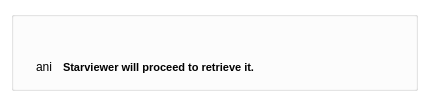
<?xml version="1.0" encoding="UTF-8"?>
<ui version="4.0">
 <class>udg::QPopUpRISRequestsScreenBase</class>
 <widget class="QDialog" name="udg::QPopUpRISRequestsScreenBase">
  <property name="geometry">
   <rect>
    <x>0</x>
    <y>0</y>
    <width>429</width>
    <height>102</height>
   </rect>
  </property>
  <property name="palette">
   <palette>
    <active>
     <colorrole role="Text">
      <brush brushstyle="SolidPattern">
       <color alpha="255">
        <red>0</red>
        <green>0</green>
        <blue>0</blue>
       </color>
      </brush>
     </colorrole>
     <colorrole role="Base">
      <brush brushstyle="SolidPattern">
       <color alpha="255">
        <red>255</red>
        <green>255</green>
        <blue>255</blue>
       </color>
      </brush>
     </colorrole>
     <colorrole role="Window">
      <brush brushstyle="SolidPattern">
       <color alpha="255">
        <red>255</red>
        <green>255</green>
        <blue>255</blue>
       </color>
      </brush>
     </colorrole>
    </active>
    <inactive>
     <colorrole role="Text">
      <brush brushstyle="SolidPattern">
       <color alpha="255">
        <red>0</red>
        <green>0</green>
        <blue>0</blue>
       </color>
      </brush>
     </colorrole>
     <colorrole role="Base">
      <brush brushstyle="SolidPattern">
       <color alpha="255">
        <red>255</red>
        <green>255</green>
        <blue>255</blue>
       </color>
      </brush>
     </colorrole>
     <colorrole role="Window">
      <brush brushstyle="SolidPattern">
       <color alpha="255">
        <red>255</red>
        <green>255</green>
        <blue>255</blue>
       </color>
      </brush>
     </colorrole>
    </inactive>
    <disabled>
     <colorrole role="Text">
      <brush brushstyle="SolidPattern">
       <color alpha="255">
        <red>117</red>
        <green>116</green>
        <blue>118</blue>
       </color>
      </brush>
     </colorrole>
     <colorrole role="Base">
      <brush brushstyle="SolidPattern">
       <color alpha="255">
        <red>255</red>
        <green>255</green>
        <blue>255</blue>
       </color>
      </brush>
     </colorrole>
     <colorrole role="Window">
      <brush brushstyle="SolidPattern">
       <color alpha="255">
        <red>255</red>
        <green>255</green>
        <blue>255</blue>
       </color>
      </brush>
     </colorrole>
    </disabled>
   </palette>
  </property>
  <property name="windowTitle">
   <string>Dialog</string>
  </property>
  <property name="windowIcon">
   <iconset resource="../main/main.qrc">
    <normaloff>:/images/starviewer.png</normaloff>:/images/starviewer.png</iconset>
  </property>
  <layout class="QGridLayout" name="gridLayout">
   <item row="0" column="0">
    <widget class="QGroupBox" name="m_groupBox">
     <property name="title">
      <string/>
     </property>
     <layout class="QGridLayout" name="gridLayout_2">
      <item row="0" column="0" rowspan="2">
       <widget class="QLabel" name="label_2">
        <property name="maximumSize">
         <size>
          <width>64</width>
          <height>64</height>
         </size>
        </property>
        <property name="text">
         <string/>
        </property>
        <property name="pixmap">
         <pixmap resource="../main/main.qrc">:/images/starviewer.png</pixmap>
        </property>
       </widget>
      </item>
      <item row="0" column="1">
       <widget class="QLabel" name="m_labelRisRequestDescription">
        <property name="palette">
         <palette>
          <active>
           <colorrole role="WindowText">
            <brush brushstyle="SolidPattern">
             <color alpha="255">
              <red>0</red>
              <green>0</green>
              <blue>0</blue>
             </color>
            </brush>
           </colorrole>
           <colorrole role="Base">
            <brush brushstyle="SolidPattern">
             <color alpha="255">
              <red>255</red>
              <green>255</green>
              <blue>255</blue>
             </color>
            </brush>
           </colorrole>
           <colorrole role="Window">
            <brush brushstyle="SolidPattern">
             <color alpha="255">
              <red>255</red>
              <green>255</green>
              <blue>255</blue>
             </color>
            </brush>
           </colorrole>
          </active>
          <inactive>
           <colorrole role="WindowText">
            <brush brushstyle="SolidPattern">
             <color alpha="255">
              <red>0</red>
              <green>0</green>
              <blue>0</blue>
             </color>
            </brush>
           </colorrole>
           <colorrole role="Base">
            <brush brushstyle="SolidPattern">
             <color alpha="255">
              <red>255</red>
              <green>255</green>
              <blue>255</blue>
             </color>
            </brush>
           </colorrole>
           <colorrole role="Window">
            <brush brushstyle="SolidPattern">
             <color alpha="255">
              <red>255</red>
              <green>255</green>
              <blue>255</blue>
             </color>
            </brush>
           </colorrole>
          </inactive>
          <disabled>
           <colorrole role="WindowText">
            <brush brushstyle="SolidPattern">
             <color alpha="255">
              <red>117</red>
              <green>116</green>
              <blue>118</blue>
             </color>
            </brush>
           </colorrole>
           <colorrole role="Base">
            <brush brushstyle="SolidPattern">
             <color alpha="255">
              <red>255</red>
              <green>255</green>
              <blue>255</blue>
             </color>
            </brush>
           </colorrole>
           <colorrole role="Window">
            <brush brushstyle="SolidPattern">
             <color alpha="255">
              <red>255</red>
              <green>255</green>
              <blue>255</blue>
             </color>
            </brush>
           </colorrole>
          </disabled>
         </palette>
        </property>
        <property name="font">
         <font>
          <pointsize>8</pointsize>
          <weight>75</weight>
          <bold>true</bold>
         </font>
        </property>
        <property name="autoFillBackground">
         <bool>false</bool>
        </property>
        <property name="frameShape">
         <enum>QFrame::NoFrame</enum>
        </property>
        <property name="frameShadow">
         <enum>QFrame::Plain</enum>
        </property>
        <property name="text">
         <string/>
        </property>
        <property name="wordWrap">
         <bool>true</bool>
        </property>
       </widget>
      </item>
      <item row="1" column="1">
       <layout class="QHBoxLayout" name="horizontalLayout">
        <item>
         <widget class="QLabel" name="m_operationAnimation">
          <property name="sizePolicy">
           <sizepolicy hsizetype="Maximum" vsizetype="Maximum">
            <horstretch>0</horstretch>
            <verstretch>0</verstretch>
           </sizepolicy>
          </property>
          <property name="text">
           <string>ani</string>
          </property>
         </widget>
        </item>
        <item>
         <spacer name="horizontalSpacer_2">
          <property name="orientation">
           <enum>Qt::Horizontal</enum>
          </property>
          <property name="sizeType">
           <enum>QSizePolicy::Fixed</enum>
          </property>
          <property name="sizeHint" stdset="0">
           <size>
            <width>5</width>
            <height>20</height>
           </size>
          </property>
         </spacer>
        </item>
        <item>
         <widget class="QLabel" name="m_operationDescription">
          <property name="sizePolicy">
           <sizepolicy hsizetype="Preferred" vsizetype="Preferred">
            <horstretch>0</horstretch>
            <verstretch>0</verstretch>
           </sizepolicy>
          </property>
          <property name="font">
           <font>
            <pointsize>8</pointsize>
            <weight>75</weight>
            <bold>true</bold>
           </font>
          </property>
          <property name="text">
           <string>Starviewer will proceed to retrieve it.</string>
          </property>
          <property name="wordWrap">
           <bool>false</bool>
          </property>
         </widget>
        </item>
        <item>
         <spacer name="horizontalSpacer">
          <property name="orientation">
           <enum>Qt::Horizontal</enum>
          </property>
          <property name="sizeType">
           <enum>QSizePolicy::Expanding</enum>
          </property>
          <property name="sizeHint" stdset="0">
           <size>
            <width>13</width>
            <height>21</height>
           </size>
          </property>
         </spacer>
        </item>
       </layout>
      </item>
     </layout>
    </widget>
   </item>
  </layout>
 </widget>
 <resources>
  <include location="../main/main.qrc"/>
  <include location="../main/main.qrc"/>
  <include location="../main/main.qrc"/>
  <include location="../main/main.qrc"/>
  <include location="../main/main.qrc"/>
  <include location="../main/main.qrc"/>
 </resources>
 <connections/>
</ui>
